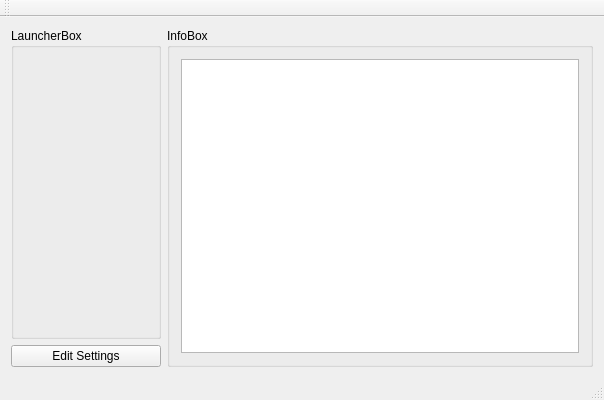
<?xml version="1.0" encoding="UTF-8"?>
<ui version="4.0">
 <class>ApplicationSwitcherClass</class>
 <widget class="QMainWindow" name="ApplicationSwitcherClass">
  <property name="geometry">
   <rect>
    <x>0</x>
    <y>0</y>
    <width>604</width>
    <height>400</height>
   </rect>
  </property>
  <property name="windowTitle">
   <string>ApplicationSwitcher</string>
  </property>
  <widget class="QWidget" name="centralWidget">
   <layout class="QGridLayout" name="gridLayout">
    <item row="0" column="0">
     <widget class="QGroupBox" name="launcherBox">
      <property name="minimumSize">
       <size>
        <width>150</width>
        <height>0</height>
       </size>
      </property>
      <property name="title">
       <string>LauncherBox</string>
      </property>
      <layout class="QVBoxLayout" name="verticalLayout">
       <item>
        <layout class="QVBoxLayout" name="launchButtonLayout"/>
       </item>
      </layout>
     </widget>
    </item>
    <item row="1" column="0">
     <widget class="QPushButton" name="tmpEditSettingsButton">
      <property name="text">
       <string>Edit Settings</string>
      </property>
     </widget>
    </item>
    <item row="0" column="1" rowspan="2">
     <widget class="QGroupBox" name="InfoBox">
      <property name="title">
       <string>InfoBox</string>
      </property>
      <layout class="QVBoxLayout" name="verticalLayout_4">
       <item>
        <layout class="QVBoxLayout" name="videoLayout"/>
       </item>
       <item>
        <layout class="QVBoxLayout" name="infoLayout">
         <item>
          <widget class="QTextEdit" name="textEdit">
           <property name="sizePolicy">
            <sizepolicy hsizetype="MinimumExpanding" vsizetype="MinimumExpanding">
             <horstretch>0</horstretch>
             <verstretch>0</verstretch>
            </sizepolicy>
           </property>
          </widget>
         </item>
        </layout>
       </item>
      </layout>
     </widget>
    </item>
   </layout>
  </widget>
  <widget class="QMenuBar" name="menuBar">
   <property name="geometry">
    <rect>
     <x>0</x>
     <y>0</y>
     <width>604</width>
     <height>21</height>
    </rect>
   </property>
  </widget>
  <widget class="QToolBar" name="mainToolBar">
   <attribute name="toolBarArea">
    <enum>TopToolBarArea</enum>
   </attribute>
   <attribute name="toolBarBreak">
    <bool>false</bool>
   </attribute>
  </widget>
  <widget class="QStatusBar" name="statusBar"/>
 </widget>
 <layoutdefault spacing="6" margin="11"/>
 <resources>
  <include location="ApplicationSwitcher.qrc"/>
 </resources>
 <connections/>
</ui>
